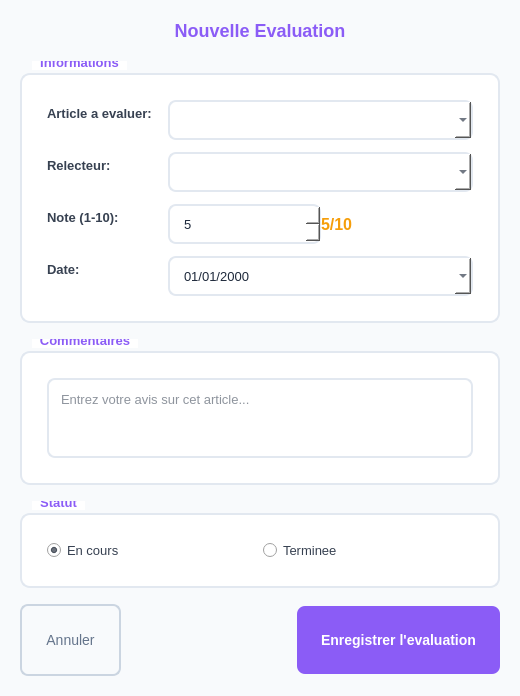
<?xml version="1.0" encoding="UTF-8"?>
<ui version="4.0">
 <class>EvaluationFormDialog</class>
 <widget class="QDialog" name="EvaluationFormDialog">
  <property name="geometry">
   <rect><x>0</x><y>0</y><width>520</width><height>580</height></rect>
  </property>
  <property name="windowTitle"><string>Formulaire d'Evaluation</string></property>
  <property name="styleSheet">
   <string notr="true">
QDialog { background-color: #F8FAFC; }
QGroupBox {
    font-weight: 700; font-size: 13px; color: #374151;
    border: 1.5px solid #E2E8F0; border-radius: 10px;
    margin-top: 12px; padding: 16px;
    background-color: white;
}
QGroupBox::title {
    subcontrol-origin: margin; left: 12px; top: -6px;
    background-color: white; padding: 0 6px; color: #8B5CF6;
}
QLabel { color: #374151; font-size: 13px; font-weight: 600; background: transparent; }
QComboBox, QSpinBox, QDateEdit {
    border: 1.5px solid #E2E8F0; border-radius: 8px;
    padding: 8px 12px; background: white; color: #1E293B;
    font-size: 13px; min-height: 20px;
}
QComboBox:focus, QSpinBox:focus, QDateEdit:focus { border-color: #8B5CF6; }
QTextEdit {
    border: 1.5px solid #E2E8F0; border-radius: 8px;
    padding: 8px; background: white; color: #1E293B; font-size: 13px;
}
QTextEdit:focus { border-color: #8B5CF6; }
QRadioButton { font-size: 13px; color: #374151; }
QPushButton#btnSave {
    background-color: #8B5CF6; color: white; border: none;
    border-radius: 8px; font-size: 14px; font-weight: 700;
    padding: 12px 24px; min-height: 44px;
}
QPushButton#btnSave:hover { background-color: #7C3AED; }
QPushButton#btnCancel {
    background-color: transparent; color: #64748B;
    border: 1.5px solid #CBD5E1; border-radius: 8px;
    font-size: 14px; padding: 12px 24px; min-height: 44px;
}
QPushButton#btnCancel:hover { background-color: #F1F5F9; }
   </string>
  </property>
  <layout class="QVBoxLayout" name="mainLayout">
   <property name="spacing"><number>16</number></property>
   <property name="leftMargin"><number>20</number></property>
   <property name="topMargin"><number>20</number></property>
   <property name="rightMargin"><number>20</number></property>
   <property name="bottomMargin"><number>20</number></property>

   <!-- Title -->
   <item>
    <widget class="QLabel" name="lblTitle">
     <property name="text"><string>Nouvelle Evaluation</string></property>
     <property name="alignment"><set>Qt::AlignCenter</set></property>
     <property name="styleSheet">
      <string notr="true">font-size: 18px; font-weight: 700; color: #8B5CF6; margin-bottom: 4px;</string>
     </property>
    </widget>
   </item>

   <!-- Info Group -->
   <item>
    <widget class="QGroupBox" name="groupBoxInfo">
     <property name="title"><string>Informations</string></property>
     <layout class="QFormLayout" name="formLayout">
      <property name="horizontalSpacing"><number>16</number></property>
      <property name="verticalSpacing"><number>12</number></property>

      <!-- Article (replaces soumission spinbox) -->
      <item row="0" column="0">
       <widget class="QLabel" name="lblArticle">
        <property name="text"><string>Article a evaluer:</string></property>
       </widget>
      </item>
      <item row="0" column="1">
       <widget class="QComboBox" name="comboBoxArticle">
        <property name="toolTip"><string>Selectionnez l'article a evaluer</string></property>
       </widget>
      </item>

      <!-- Relecteur -->
      <item row="1" column="0">
       <widget class="QLabel" name="lblReviewer">
        <property name="text"><string>Relecteur:</string></property>
       </widget>
      </item>
      <item row="1" column="1">
       <widget class="QComboBox" name="comboBoxReviewer">
        <property name="toolTip"><string>Utilisateurs avec le role Relecteur</string></property>
       </widget>
      </item>

      <!-- Note -->
      <item row="2" column="0">
       <widget class="QLabel" name="lblNote">
        <property name="text"><string>Note (1-10):</string></property>
       </widget>
      </item>
      <item row="2" column="1">
       <layout class="QHBoxLayout" name="noteLayout">
        <item>
         <widget class="QSpinBox" name="spinBoxNote">
          <property name="minimum"><number>1</number></property>
          <property name="maximum"><number>10</number></property>
          <property name="value"><number>5</number></property>
         </widget>
        </item>
        <item>
         <widget class="QLabel" name="lblNoteValue">
          <property name="text"><string>5/10</string></property>
          <property name="styleSheet">
           <string notr="true">font-weight: 700; font-size: 16px; color: #F59E0B;</string>
          </property>
         </widget>
        </item>
       </layout>
      </item>

      <!-- Date -->
      <item row="3" column="0">
       <widget class="QLabel" name="lblDateEval">
        <property name="text"><string>Date:</string></property>
       </widget>
      </item>
      <item row="3" column="1">
       <widget class="QDateEdit" name="dateEditEval">
        <property name="calendarPopup"><bool>true</bool></property>
        <property name="displayFormat"><string>dd/MM/yyyy</string></property>
       </widget>
      </item>

     </layout>
    </widget>
   </item>

   <!-- Comments Group -->
   <item>
    <widget class="QGroupBox" name="groupBoxComments">
     <property name="title"><string>Commentaires</string></property>
     <layout class="QVBoxLayout" name="commLayout">
      <item>
       <widget class="QTextEdit" name="textEditCommentaires">
        <property name="placeholderText"><string>Entrez votre avis sur cet article...</string></property>
        <property name="minimumSize"><size><width>0</width><height>80</height></size></property>
       </widget>
      </item>
     </layout>
    </widget>
   </item>

   <!-- Status -->
   <item>
    <widget class="QGroupBox" name="groupBoxStatus">
     <property name="title"><string>Statut</string></property>
     <layout class="QHBoxLayout" name="statusLayout">
      <item>
       <widget class="QRadioButton" name="radioEnCours">
        <property name="text"><string>En cours</string></property>
        <property name="checked"><bool>true</bool></property>
       </widget>
      </item>
      <item>
       <widget class="QRadioButton" name="radioTerminee">
        <property name="text"><string>Terminee</string></property>
       </widget>
      </item>
     </layout>
    </widget>
   </item>

   <!-- Buttons -->
   <item>
    <layout class="QHBoxLayout" name="buttonLayout">
     <item>
      <widget class="QPushButton" name="btnCancel">
       <property name="text"><string>Annuler</string></property>
       <property name="minimumWidth"><number>130</number></property>
      </widget>
     </item>
     <item>
      <spacer name="btnSpacer">
       <property name="orientation"><enum>Qt::Horizontal</enum></property>
       <property name="sizeHint" stdset="0"><size><width>40</width><height>20</height></size></property>
      </spacer>
     </item>
     <item>
      <widget class="QPushButton" name="btnSave">
       <property name="text"><string>Enregistrer l'evaluation</string></property>
       <property name="minimumWidth"><number>200</number></property>
      </widget>
     </item>
    </layout>
   </item>

  </layout>
 </widget>
 <resources/>
 <connections/>
</ui>
